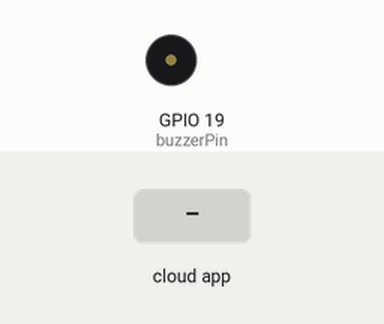
Bench run of a sketch on a simulated ESP32. Shown: buzzer (waves = sounding, pin HIGH). The inputs (shaded band) are chosen by the test bench. WiFi joins after 1.5 s; servers stay silent unless stated; what the sketch prints to the serial monitor is not drawn.

Above: at 2.8 s.
2.9 s: the phone or cloud app sets buzzerStatus to 1
At 3.5 s:
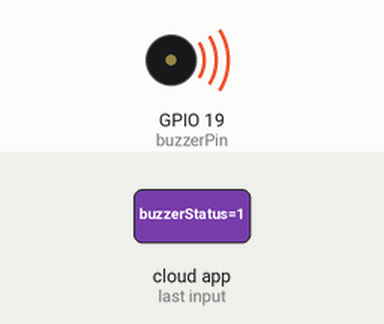
4.4 s: the phone or cloud app sets buzzerStatus to 0
At 5.8 s:
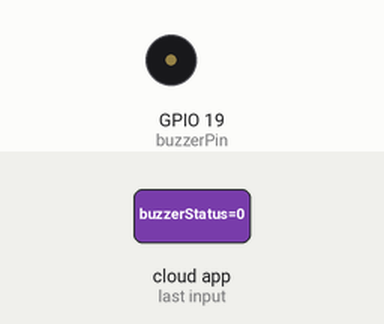
Timing chart, 0 to 7.4 s (numbered marks = the images above; inputs shaded):
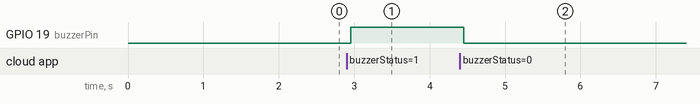

Measured:
- after the input at 2.9 s, GPIO 19 (buzzerPin): LOW → HIGH after 0.05 s
- after the input at 4.4 s, GPIO 19 (buzzerPin): HIGH → LOW after 0.05 s

The sketch:

code.ino
```cpp
#include <WiFi.h>
#include <FirebaseESP32.h>

// Replace these with your network credentials
#define WIFI_SSID "Mr Lee"
#define WIFI_PASSWORD "mrlee2.0"

// Firebase project credentials
FirebaseConfig config;
FirebaseAuth auth;

// Firebase data object
FirebaseData firebaseData;

const int buzzerPin = 19;

void setup() {
  Serial.begin(115200);
  pinMode(buzzerPin, OUTPUT);

  // Connect to Wi-Fi
  WiFi.begin(WIFI_SSID, WIFI_PASSWORD);
  Serial.print("Connecting to Wi-Fi...");
  while (WiFi.status() != WL_CONNECTED) {
    Serial.print(".");
    delay(500);
  }
  Serial.println();
  Serial.println("Connected to Wi-Fi.");

  // Set Firebase configuration
  config.host = "buzzer-72273-default-rtdb.asia-southeast1.firebasedatabase.app";
  config.api_key = "AIzaSyClmdSDU0xx8xQ94fZ8IFxjYY6-QJeOn4I";

  // Optional: Assign the user authentication data if needed
  auth.user.email = "nabinamallik2003@gmail.com";
  auth.user.password = "nabinamallik";

  // Initialize Firebase
  Firebase.begin(&config, &auth);
  Firebase.reconnectWiFi(true);

  // Start listening to changes in the "/buzzerStatus" node
  if (!Firebase.beginStream(firebaseData, "/buzzerStatus")) {
    Serial.println("Could not start stream");
    Serial.println(firebaseData.errorReason());
  }

  // Set callback functions
  Firebase.setStreamCallback(firebaseData, streamCallback, streamTimeoutCallback);
}

void loop() {
  // Nothing needed here as the stream callback will handle everything
}

// This will be triggered when the Firebase value changes
void streamCallback(StreamData data) {
  if (data.dataType() == "int") {
    int buzzerState = data.intData();
    digitalWrite(buzzerPin, buzzerState);
    Serial.println(buzzerState == HIGH ? "Buzzer ON" : "Buzzer OFF");
  }
}

void streamTimeoutCallback(bool timeout) {
  if (timeout) {
    Serial.println("Stream timeout, reconnecting...");
    Firebase.beginStream(firebaseData, "/buzzerStatus");
  }
}
```
